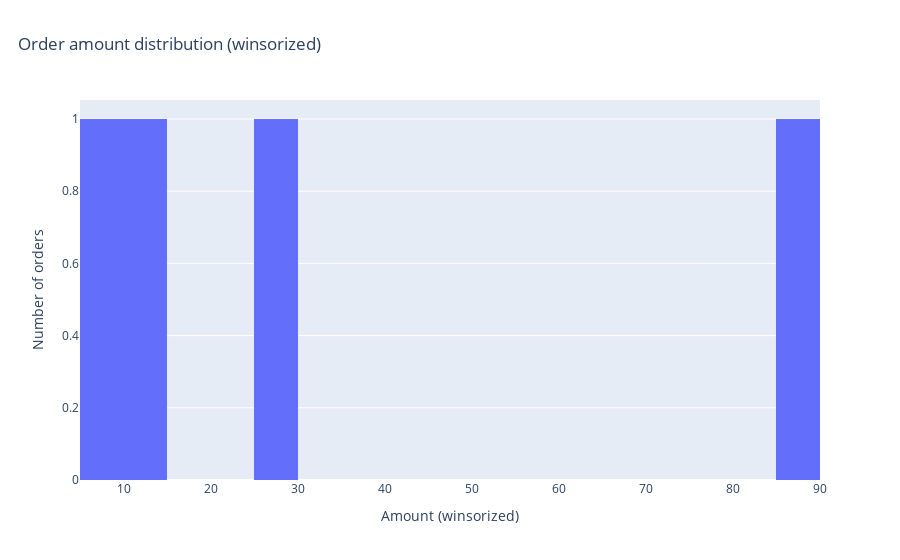

The code cell stored with this chart in its notebook:
### Code cell
lo = df["amount"].quantile(0.05)
hi = df["amount"].quantile(0.95)
df["amount_winsor"] = df["amount"].clip(lower=lo, upper=hi)
fig = px.histogram(df, x="amount_winsor", nbins=30,
title="Order amount distribution (winsorized)")
fig.update_layout(title={"x": 0.02})
fig.update_xaxes(title_text="Amount (winsorized)")
fig.update_yaxes(title_text="Number of orders")
save_fig(fig, FIGS / "amount_hist_winsor.png")
fig

### Figure 1 — Plotly figure (JSON) as saved in the notebook; plotly's stock layout.template omitted (floating-point values rounded to 4 significant figures)
{"data": [{"bingroup": "x", "hovertemplate": "amount_winsor=%{x}<br>count=%{y}<extra></extra>", "legendgroup": "", "marker": {"color": "#636efa", "pattern": {"shape": ""}}, "name": "", "nbinsx": 30, "orientation": "v", "showlegend": false, "type": "histogram", "x": [12.5, 8.675, NaN, 25.0, 88.75], "xaxis": "x", "yaxis": "y"}], "layout": {"barmode": "relative", "legend": {"tracegroupgap": 0}, "title": {"text": "Order amount distribution (winsorized)", "x": 0.02}, "xaxis": {"anchor": "y", "domain": [0, 1], "title": {"text": "Amount (winsorized)"}}, "yaxis": {"anchor": "x", "domain": [0, 1], "title": {"text": "Number of orders"}}}}
